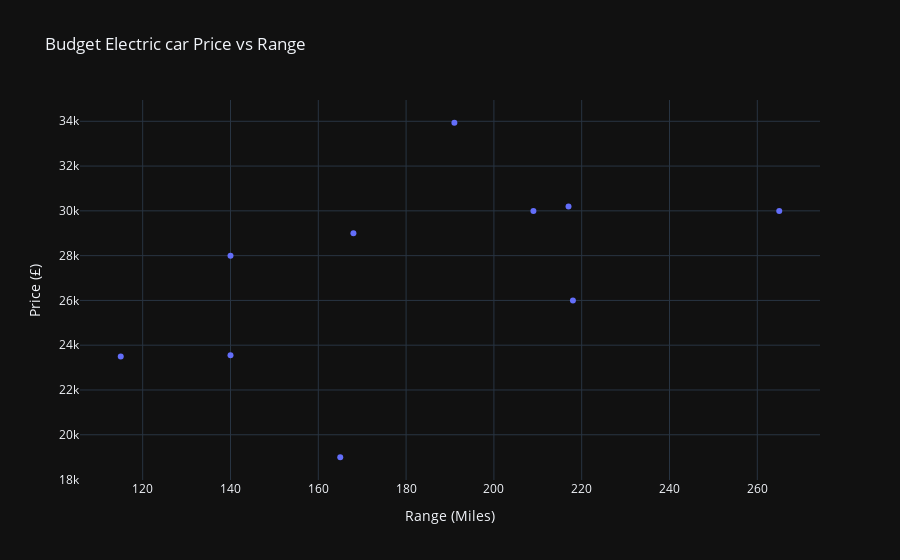

Write notebook code for a chart like this one.
### Code cell
fig = px.scatter(car_df[car_df['type'] == 'Electric'], x='range', y='price', 
             title='Budget Electric car Price vs Range', 
              template='plotly_dark', 
              hover_data = ['name', 'price', 'range'],
              labels={
                     "range": "Range (Miles)",
                     "price": "Price (£)",
                 })

fig.show()

### Figure 1 — Plotly figure (JSON) as saved in the notebook; plotly's stock layout.template omitted (floating-point values rounded to 4 significant figures)
{"data": [{"customdata": [["MG ZS EV"], ["Fiat 500e"], ["VW e-Up"], ["MG4 EV"], ["MINI Electric"], ["Nissan Leaf Acenta"], ["VW ID.3 Life Pro Performance"], ["Vauxhall Corsa-e"], ["Peugeot e-208"], ["DS3 Crossback E-Tense"]], "hovertemplate": "Range (Miles)=%{x}<br>Price (£)=%{y}<br>name=%{customdata[0]}<extra></extra>", "legendgroup": "", "marker": {"color": "#636efa", "symbol": "circle"}, "mode": "markers", "name": "", "orientation": "v", "showlegend": false, "type": "scatter", "x": [165, 115, 140, 218, 140, 168, 265, 209, 217, 191], "xaxis": "x", "y": [18995, 23495, 23555, 25995, 28000, 28995, 29990, 29995, 30195, 33935], "yaxis": "y"}], "layout": {"legend": {"tracegroupgap": 0}, "title": {"text": "Budget Electric car Price vs Range"}, "xaxis": {"anchor": "y", "domain": [0, 1], "title": {"text": "Range (Miles)"}}, "yaxis": {"anchor": "x", "domain": [0, 1], "title": {"text": "Price (£)"}}}}
